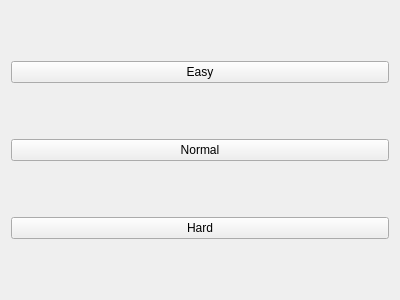
<?xml version="1.0" encoding="UTF-8"?>
<ui version="4.0">
 <class>Score</class>
 <widget class="QWidget" name="Score">
  <property name="geometry">
   <rect>
    <x>0</x>
    <y>0</y>
    <width>400</width>
    <height>300</height>
   </rect>
  </property>
  <property name="windowTitle">
   <string>Form</string>
  </property>
  <layout class="QVBoxLayout" name="verticalLayout">
   <item>
    <widget class="QPushButton" name="pushButton">
     <property name="text">
      <string>Easy</string>
     </property>
    </widget>
   </item>
   <item>
    <widget class="QPushButton" name="pushButton_2">
     <property name="text">
      <string>Normal</string>
     </property>
    </widget>
   </item>
   <item>
    <widget class="QPushButton" name="pushButton_3">
     <property name="text">
      <string>Hard</string>
     </property>
    </widget>
   </item>
  </layout>
 </widget>
 <resources/>
 <connections/>
</ui>
